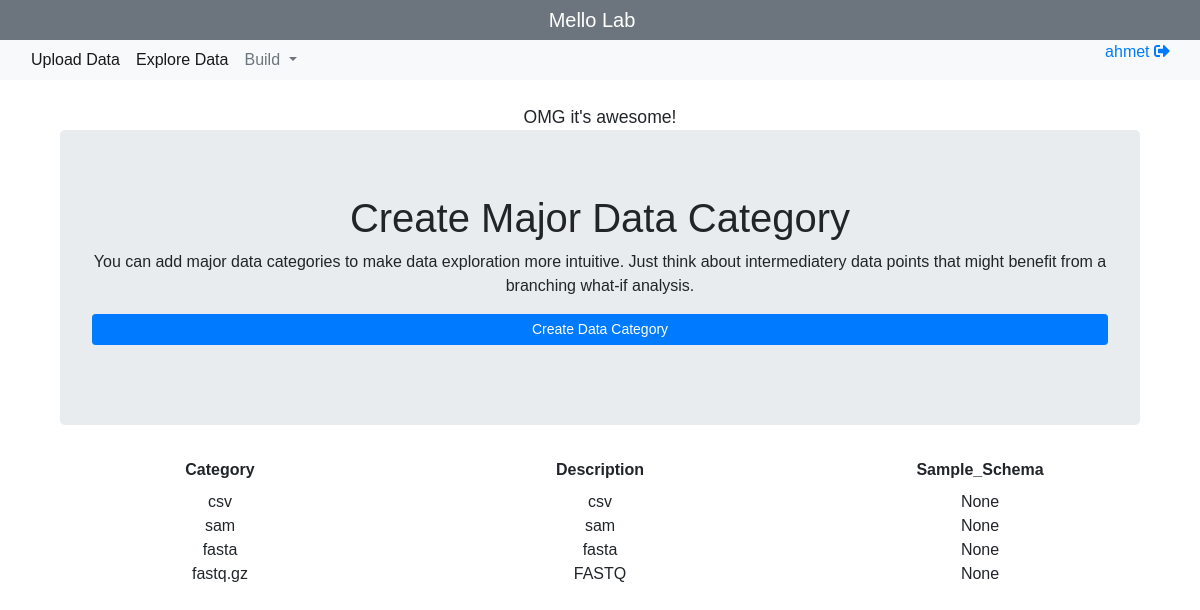
Page /add/dataCategory (signed in) on the committed database.
### manager/models.py (models this page shows)
class MainConfiguration(models.Model):
    team_name = models.CharField(max_length=64)
    intro_message = models.CharField(max_length=256)
    cpu_ratio = models.DecimalField(max_digits=3, decimal_places=2)
    ram_ratio = models.DecimalField(max_digits=3, decimal_places=2)
    key_value = models.TextField()
    created_on = models.DateTimeField(auto_now=True)

class CustomUser(AbstractUser):
    CHOICES = ((role, role) for role in ('bioinformatician', 'scientist', 'intern', 'other', 'boss'))
    created_on = models.DateTimeField(auto_now=True)
    role = models.CharField(choices=CHOICES, max_length=128, default=None, blank=True, null=True)
    credit = models.PositiveSmallIntegerField( default=None, blank=True, null=True)
    special = models.CharField(max_length=128, default=None, blank=True, null=True)
    score = models.CharField(max_length=128, default=None, blank=True, null=True)
    key_value = models.TextField(default=None, blank=True, null=True)

### manager/views.py (the view, shortened to what this page needs)
# urls.py: url(r'^add/dataCategory$', manager_views.addDataCategory, name='addDataCategory'),
@login_required
def addDataCategory(request):
    render_dict = getConfigDict(request)
    data_category_fields = ['category', 'description', 'sample_schema']
    render_dict['data_categories_show'] = MajorDataCategory.objects.all().values(*data_category_fields)[::-1]
    render_dict['data_category_fields'] = data_category_fields
    return render(request, 'addDataCategory.html', render_dict)

### manager/views.py (called while the page is built)
def getConfigDict(request):
    render_dict = {'user':request.user, 'no_of_samples':0}
    render_dict['data_categories'] = list(MajorDataCategory.objects.values_list('category', flat=True))
    render_dict['upload_steps'] = serializers.serialize('json', Step.objects.filter(special='upload'))
    render_dict['steps'] = serializers.serialize('json', Step.objects.all())
    render_dict['data_points'] = serializers.serialize('json', DataPoint.objects.filter(created_by=request.user.username))
    last = MainConfiguration.objects.last()
    if last:
        system_config = model_to_dict(last)
        for key in ['team_name', 'intro_message']:
            render_dict[key] = system_config[key]
    return render_dict

### manager/templates/addDataCategory.html (shortened to what this page needs)
{% extends 'templates/master.html' %}
{% load static %}
	{% block body %}
	<div class="container">
		<div class="jumbotron">
			<h1>Create Major Data Category</h1>
			<p>You can add major data categories to make data exploration more intuitive. Just think about intermediatery data points that might benefit from a branching what-if analysis.</p>
		<form method="post" action="/add/dataCategory">
			<div class="row">
				<div class="col-md-12 form-group">
						<button type="submit" class="btn btn-sm btn-block btn-primary">Create Data Category</button>
				</div>
			</div>
		</form>
		</div>
		<div class="col-md-12 text-center">
		</div>
	</div>
	<div class="row">
    {% for field in data_category_fields %}
		<div class="col-md-4">
			<label><b>{{field|title }}</b></label>
		</div>
		{% endfor %}
	</div>
	{% for category in data_categories_show %}
	<div class="row">
			{% for key,value in category.items %}
				<div class="col-md-4">
					{{value}}
				</div>
				{% endfor %}
	</div>
	{% endfor %}
	{% endblock %}

### static/templates/master.html (shortened to what this page needs)
{% load static %}
<!doctype html>
<html lang="en">
  <head>
    <link rel="stylesheet" href="https://maxcdn.bootstrapcdn.com/bootstrap/4.0.0/css/bootstrap.min.css">
    <link rel="stylesheet" href="{% static 'css/custom.css' %}">
    <link rel="stylesheet" href="{% static 'css/bootstrap2-toggle.min.css' %}">
  </head>
  <body style="font-family:sans-serif">
    <div class="fluid-container">
      <nav class="navbar navbar-expand-sm navbar-dark bg-secondary justify-content-center p-0 m-0">
        <a class="navbar-brand text-center" href="/"> {{ team_name }} </a>
      </nav>
      <nav class="navbar navbar-expand-sm navbar-light bg-light p-0 mb-4">
        <div class="collapse navbar-collapse justify-content-center" id="navbarSupportedContent">
          <div class="container pl-2">
            <div class="row">
              {% if user.username == "admin" %}
              {% else %}
              <ul class="navbar-nav mr-auto mt-1 mt-lg-0 pt-0">
                <li class="nav-item  active">
                  <a class="nav-link" href="#fileUploadModal" id="navbarDropdown" data-toggle="modal" role="button" aria-haspopup="true" aria-expanded="false">
                    Upload Data
                  </a>
                </li>
                <li class="nav-item  active">
                  <a class="nav-link" href="/" id="navbarDropdown" role="button" aria-haspopup="true" aria-expanded="false">
                    Explore Data
                  </a>
                </li>
                <li class="nav-item dropdown active">
                  <a class="nav-link dropdown-toggle text-secondary" href="#" id="navbarDropdown" role="button" data-toggle="dropdown" aria-haspopup="true" aria-expanded="false">
                    Build
                  </a>
                </li>
              </ul>
              {% endif %}
              <div class="nav-item">
                {% if user.is_authenticated %}
                  <a href="#">
                    {{user.username}} {{ user_rank }}
                  </a>
                  <a href="{% url 'logout' %}">
                    <i class="fas fa-sign-out-alt"></i>
                  </a>
                {% endif %}
              </div>
            </div>
          </div>
        </div>
      </nav>
    </div>
    <div class="text-center">
      <small style="font-size:1.1em">{{ intro_message }}</small>
    <div class="container text-center">
      {% if user.is_authenticated %}
        {% block body %}{% endblock %}
      {% else %}
        <br>
          <div class="jumbotron">
            You need to login to explore your data.
          </div>
      {% endif %}
    </div>
  </body>
</html>

### rows in the picture
MainConfiguration: team_name "Mello Lab", intro_message "OMG it's awesome!"
CustomUser: username "ahmet"

### other values in the picture
{{ field|title }} "Category" "Description" "Sample_Schema"
{{ value }} "csv" "csv" "None" "sam" "sam" "None" "fasta" "fasta" "None" "fastq.gz" "FASTQ" "None"
